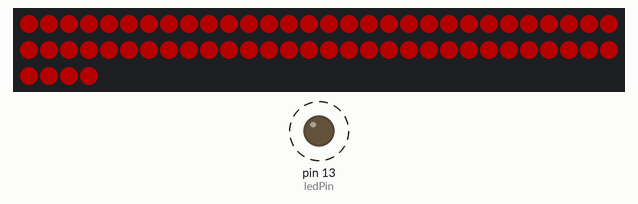
Simulated run of this sketch. Board: Arduino Uno, built with avr-gcc and run on an emulated ATmega328P. Shown: 64 RGB LEDs in strip order, left to right, continuing on the next row, output pins drawn as LEDs (lit = HIGH). Wiring (inferred from the names in the program): WS2812 LEDs: data pin 12. Dashed ring = blinking. Dim RGB values are drawn brighter than linear; pins used as bus, display or sensor lines are not drawn.

Above: at 1.2 s.
Timing chart, 0 to 130.0 s (numbered marks = the images above):
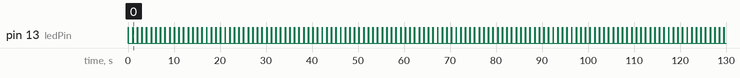

The sketch:

sketch.ino
```cpp
#include "Simple_Neopixel.h"

const byte ledPin = 13;

const byte neopixelWidth = 8;
const byte neopixelHeight = 8;
const byte neopixelPin = 6;


Simple_Neopixel pixelStrip = Simple_Neopixel(neopixelWidth*neopixelHeight, neopixelPin, NEO_GRB + NEO_KHZ800);

void setup()
{
    pinMode(ledPin, OUTPUT);
	pixelStrip.begin();
}

void loop()
{
    digitalWrite(ledPin, HIGH);
    delay(100);
    digitalWrite(ledPin, LOW);
    delay(900);


  cli();

  for (int x = 0; x < neopixelWidth; x++) {
  	for (int y = 0; y < neopixelHeight; y++) {
    //this->_pixelStrips[pinID]->setPixelColor(pixel, pixelColors[pinID][pixel].r, pixelColors[pinID][pixel].g, pixelColors[pinID][pixel].b);
    //pixelStrip->sendPixel(pixelColors[pixel].r, pixelColors[pixel].g, pixelColors[pixel].b);
    	pixelStrip.sendPixel(64,0,0);
	}
  }

  sei();
  pixelStrip.show();
}
```

Simple_Neopixel.cpp
```cpp
/*
  Simple_Neopixel.cpp - Neopixel library created by josh.com

  http://wp.josh.com/2014/05/13/ws2812-neopixels-are-not-so-finicky-once-you-get-to-know-them/
*/
#include "Simple_Neopixel.h"

Simple_Neopixel::Simple_Neopixel(unsigned int numPixels, unsigned char pin, unsigned char colorOrder) {
  this->_pin = pin;
  this->_numPixels = numPixels;
  this->_colorOrder = colorOrder;

}

Simple_Neopixel::~Simple_Neopixel() {}

unsigned int Simple_Neopixel::numPixels() {
  return this->_numPixels;
}

// Actually send a bit to the string. We must to drop to asm to enusre that the complier does
// not reorder things and make it so the delay happens in the wrong place.

void Simple_Neopixel::_sendBit( bool bitVal ) {
    if (  bitVal ) {				// 0 bit

		asm volatile (
			"sbi %[port], %[bit] \n\t"				// Set the output bit
			".rept %[onCycles] \n\t"                                // Execute NOPs to delay exactly the specified number of cycles
			"nop \n\t"
			".endr \n\t"
			"cbi %[port], %[bit] \n\t"                              // Clear the output bit
			".rept %[offCycles] \n\t"                               // Execute NOPs to delay exactly the specified number of cycles
			"nop \n\t"
			".endr \n\t"
			::
			[port]		"I" (_SFR_IO_ADDR(PIXEL_PORT)),
			[bit]		"I" (PIXEL_BIT),
			[onCycles]	"I" (NS_TO_CYCLES(T1H) - 2),		// 1-bit width less overhead  for the actual bit setting, note that this delay could be longer and everything would still work
			[offCycles] 	"I" (NS_TO_CYCLES(T1L) - 2)			// Minimum interbit delay. Note that we probably don't need this at all since the loop overhead will be enough, but here for correctness

		);

    } else {					// 1 bit

		// **************************************************************************
		// This line is really the only tight goldilocks timing in the whole program!
		// **************************************************************************


		asm volatile (
			"sbi %[port], %[bit] \n\t"				// Set the output bit
			".rept %[onCycles] \n\t"				// Now timing actually matters. The 0-bit must be long enough to be detected but not too long or it will be a 1-bit
			"nop \n\t"                                              // Execute NOPs to delay exactly the specified number of cycles
			".endr \n\t"
			"cbi %[port], %[bit] \n\t"                              // Clear the output bit
			".rept %[offCycles] \n\t"                               // Execute NOPs to delay exactly the specified number of cycles
			"nop \n\t"
			".endr \n\t"
			::
			[port]		"I" (_SFR_IO_ADDR(PIXEL_PORT)),
			[bit]		"I" (PIXEL_BIT),
			[onCycles]	"I" (NS_TO_CYCLES(T0H) - 2),
			[offCycles]	"I" (NS_TO_CYCLES(T0L) - 2)

		);

    }

    // Note that the inter-bit gap can be as long as you want as long as it doesn't exceed the 5us reset timeout (which is A long time)
    // Here I have been generous and not tried to squeeze the gap tight but instead erred on the side of lots of extra time.
    // This has thenice side effect of avoid glitches on very long strings becuase


}


void Simple_Neopixel::_sendByte( unsigned char byte ) {

    for( unsigned char bit = 0 ; bit < 8 ; bit++ ) {

      this->_sendBit( bitRead( byte , 7 ) );                // Neopixel wants bit in highest-to-lowest order
                                                     // so send highest bit (bit #7 in an 8-bit byte since they start at 0)
      byte <<= 1;                                    // and then shift left so bit 6 moves into 7, 5 moves into 6, etc

    }
}

/*

  The following three functions are the public API:

  ledSetup() - set up the pin that is connected to the string. Call once at the begining of the program.
  sendPixel( r g , b ) - send a single pixel to the string. Call this once for each pixel in a frame.
  show() - show the recently sent pixel on the LEDs . Call once per frame.

*/


// Set the specified pin up as digital out

void Simple_Neopixel::begin() {

  bitSet( PIXEL_DDR , PIXEL_BIT );

}

void Simple_Neopixel::sendPixel( unsigned char r, unsigned char g , unsigned char b )  {
  switch (this->_colorOrder) {
    case NEO_GRB:
    default:
      this->_sendByte(g);          // Neopixel wants colors in green then red then blue order
      this->_sendByte(r);
      this->_sendByte(b);
  }

}


// Just wait long enough without sending any bots to cause the pixels to latch and display the last sent frame

void Simple_Neopixel::show() {
	_delay_us( (RES / 1000UL) + 1);				// Round up since the delay must be _at_least_ this long (too short might not work, too long not a problem)
}
```

Simple_Neopixel.h
```cpp
/*
  SimpleNeoPixel.cpp - Neopixel library created by josh.com

  http://wp.josh.com/2014/05/13/ws2812-neopixels-are-not-so-finicky-once-you-get-to-know-them/
*/

#ifndef Simple_Neopixel_h
#define Simple_Neopixel_h


// include definitions from Adafruit_Neopixel library for compatibility
#if (ARDUINO >= 100)
 #include <Arduino.h>
#else
 #include <WProgram.h>
 #include <pins_arduino.h>
#endif

// 'type' flags for LED pixels (third parameter to constructor):
#define NEO_RGB     0x00 // Wired for RGB data order
#define NEO_GRB     0x01 // Wired for GRB data order
#define NEO_BRG     0x04

#define NEO_COLMASK 0x01
#define NEO_KHZ800  0x02 // 800 KHz datastream
#define NEO_SPDMASK 0x02
// Trinket flash space is tight, v1 NeoPixels aren't handled by default.
// Remove the ifndef/endif to add support -- but code will be bigger.
// Conversely, can comment out the #defines to save space on other MCUs.
#ifndef __AVR_ATtiny85__
#define NEO_KHZ400  0x00 // 400 KHz datastream
#endif

#include <util/delay.h>


// These values depend on which pin your string is connected to and what board you are using
// More info on how to find these at http://www.arduino.cc/en/Reference/PortManipulation

// These values are for digital pin 8 on an Arduino Yun or digital pin 12 on a DueMilinove/UNO
// Note that you could also include the DigitalWriteFast header file to not need to to this lookup.

#define PIXEL_PORT  PORTB  // Port of the pin the pixels are connected to
#define PIXEL_DDR   DDRB   // Port of the pin the pixels are connected to

#define PIXELS 64  // Number of pixels in the string
#define PIXEL_BIT   4      // Bit of the pin the pixels are connected to

// These are the timing constraints taken mostly from the WS2812 datasheets
// These are chosen to be conservative and avoid problems rather than for maximum throughput

#define T1H  900    // Width of a 1 bit in ns
#define T1L  600    // Width of a 1 bit in ns

#define T0H  400    // Width of a 0 bit in ns
#define T0L  900    // Width of a 0 bit in ns

#define RES 6000    // Width of the low gap between bits to cause a frame to latch

// Here are some convience defines for using nanoseconds specs to generate actual CPU delays

#define NS_PER_SEC (1000000000L)          // Note that this has to be SIGNED since we want to be able to check for negative values of derivatives
#define CYCLES_PER_SEC (F_CPU)
#define NS_PER_CYCLE ( NS_PER_SEC / CYCLES_PER_SEC )
#define NS_TO_CYCLES(n) ( (n) / NS_PER_CYCLE )


class Simple_Neopixel
{
  public:
    Simple_Neopixel(unsigned int numPixels, unsigned char pin, unsigned char colorOrder);
    ~Simple_Neopixel();
    void begin();
    void sendPixel(unsigned char r, unsigned char g , unsigned char b);
    void show();
    unsigned int numPixels();
  private:
    unsigned int _numPixels;
    byte _pin;
    byte _colorOrder;

    void _sendBit(bool bitVal);
    void _sendByte(unsigned char byte);

};

#endif
```

Measured:
- by itself, pin 13 (ledPin): alternates HIGH for 0.10 s and LOW for 0.90 s
